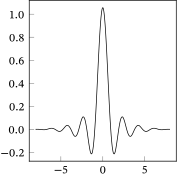

Python code for this plot:
from pathlib import PurePath
import numpy as np
import pywt
import matplotlib.pyplot as plt

plt.style.use("sigproc")
wavelet = pywt.Wavelet("dmey")
phi, psi, x = wavelet.wavefun(level=5)
t = x[np.argmax(phi)]
x, phi = np.transpose([(x[k] - t, phi[k]) for k in range(len(x)) if abs(x[k] - t) < 8])

plt.figure()
plt.plot(x, phi)
plt.savefig(str(PurePath(__file__).parent / (PurePath(__file__).stem + ".pdf")))
